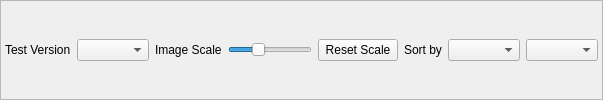
            <widget class="QFrame" name="frame_77">
             <property name="sizePolicy">
              <sizepolicy hsizetype="Preferred" vsizetype="Maximum">
               <horstretch>0</horstretch>
               <verstretch>0</verstretch>
              </sizepolicy>
             </property>
             <property name="frameShape">
              <enum>QFrame::StyledPanel</enum>
             </property>
             <property name="frameShadow">
              <enum>QFrame::Raised</enum>
             </property>
             <property name="lineWidth">
              <number>1</number>
             </property>
             <layout class="QHBoxLayout" name="horizontalLayout_66">
              <property name="leftMargin">
               <number>4</number>
              </property>
              <property name="topMargin">
               <number>4</number>
              </property>
              <property name="rightMargin">
               <number>4</number>
              </property>
              <property name="bottomMargin">
               <number>4</number>
              </property>
              <item>
               <widget class="QLabel" name="label_93">
                <property name="text">
                 <string>Test Version</string>
                </property>
               </widget>
              </item>
              <item>
               <widget class="QComboBox" name="previous_tests"/>
              </item>
              <item>
               <widget class="QLabel" name="label_80">
                <property name="text">
                 <string>Image Scale</string>
                </property>
               </widget>
              </item>
              <item>
               <widget class="QSlider" name="test_image_scale">
                <property name="sizePolicy">
                 <sizepolicy hsizetype="Expanding" vsizetype="Fixed">
                  <horstretch>0</horstretch>
                  <verstretch>0</verstretch>
                 </sizepolicy>
                </property>
                <property name="maximum">
                 <number>300</number>
                </property>
                <property name="singleStep">
                 <number>10</number>
                </property>
                <property name="value">
                 <number>100</number>
                </property>
                <property name="orientation">
                 <enum>Qt::Horizontal</enum>
                </property>
               </widget>
              </item>
              <item>
               <widget class="QPushButton" name="test_image_scale_reset">
                <property name="text">
                 <string>Reset Scale</string>
                </property>
               </widget>
              </item>
              <item>
               <widget class="QLabel" name="label_94">
                <property name="text">
                 <string>Sort by</string>
                </property>
               </widget>
              </item>
              <item>
               <widget class="QComboBox" name="test_sort_type"/>
              </item>
              <item>
               <widget class="QComboBox" name="test_sort_direction"/>
              </item>
             </layout>
            </widget>
